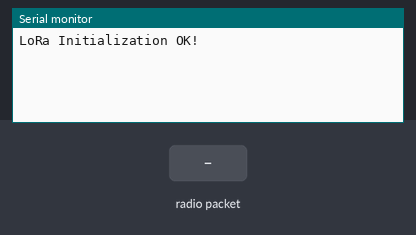
The sketch below on a simulated Arduino Uno, built with avr-gcc and run on an emulated ATmega328P. Parts: the last lines printed to the serial monitor. Inputs (shaded band) come from the test bench. No radio packets arrive unless stated.

Above: at 1.2 s.
1.3 s: radio packet "1" arrives
At 2.3 s:
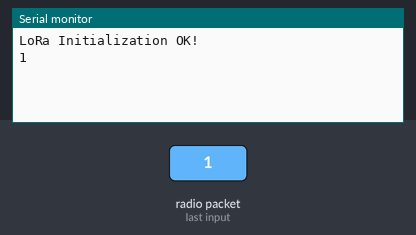
2.8 s: radio packet "0" arrives
At 3.5 s:
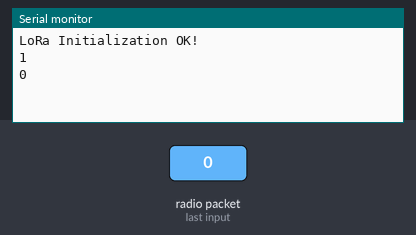
4.3 s: radio packet "2" arrives
At 4.6 s:
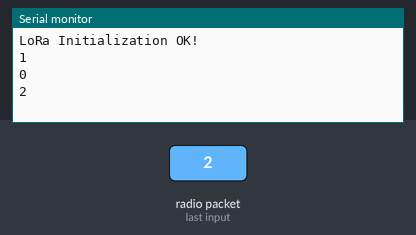

The sketch:

Receiver_Only.ino
```cpp
#include <SPI.h>
#include <LoRa.h>
#include <Wire.h>

#define ss 5
#define rst 14
#define dio0 2
#define BAND 433E6
String receivedMessage="";
void setup() {
  Serial.begin(115200);
  while (!Serial);

  LoRa.setPins(ss, rst, dio0);
  if (!LoRa.begin(BAND)) {
    Serial.println("Starting LoRa failed!");
    while (1);
  }
  Serial.println("LoRa Initialization OK!");
}

void loop() {
  int packetSize = LoRa.parsePacket();
  if (packetSize) {
    receivedMessage = "";
    while (LoRa.available()) {
      receivedMessage += (char)LoRa.read();
    }
    Serial.println(receivedMessage);
  }
}
```

Measured:
- after the input at 1.3 s, the serial monitor: prints a new line at once (image 1)
- after the input at 2.8 s, the serial monitor: prints a new line at once (image 2)
- after the input at 4.3 s, the serial monitor: prints a new line at once (image 3)
